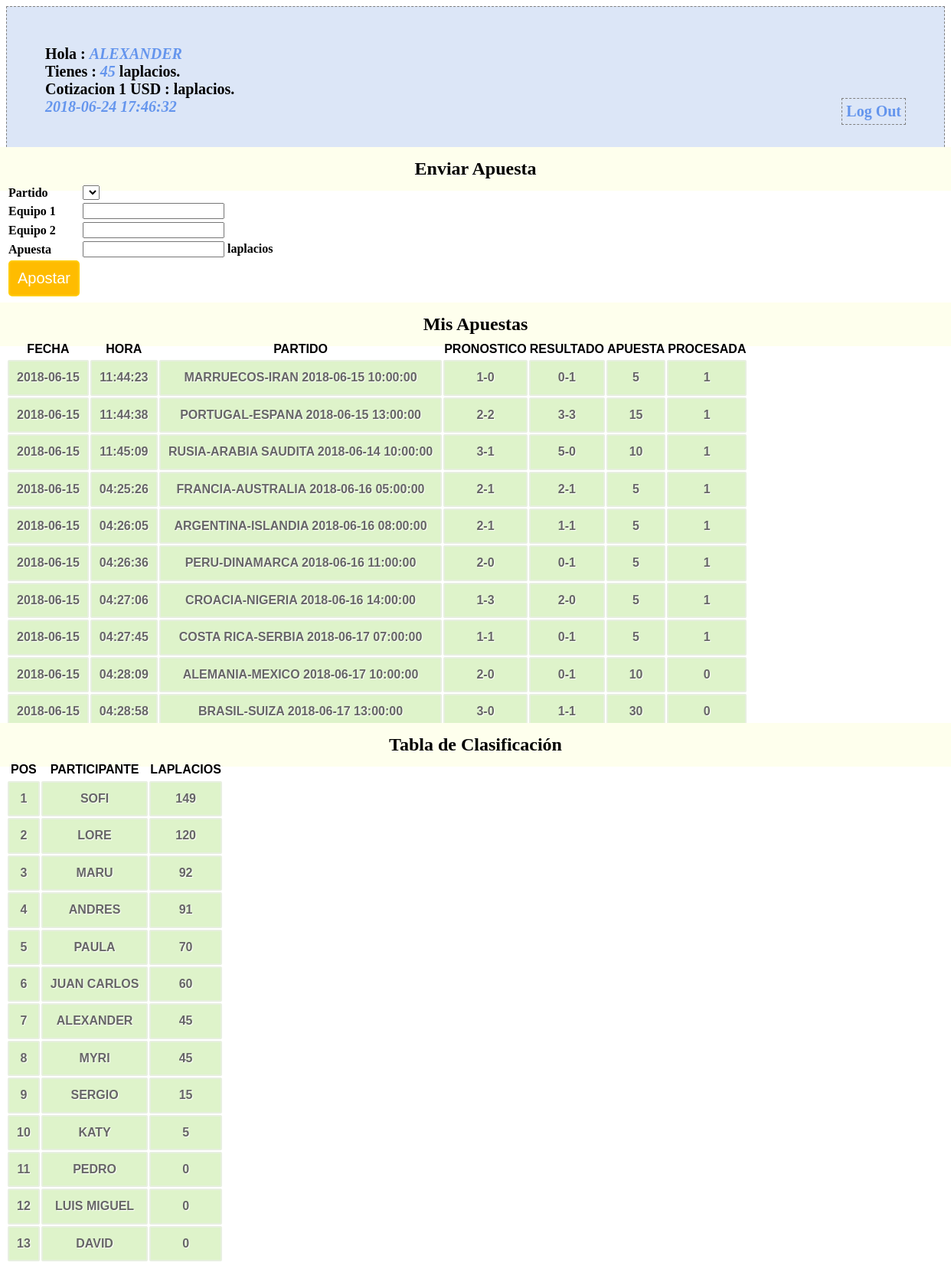
Page /profile.php (signed in) on the earlier database version.
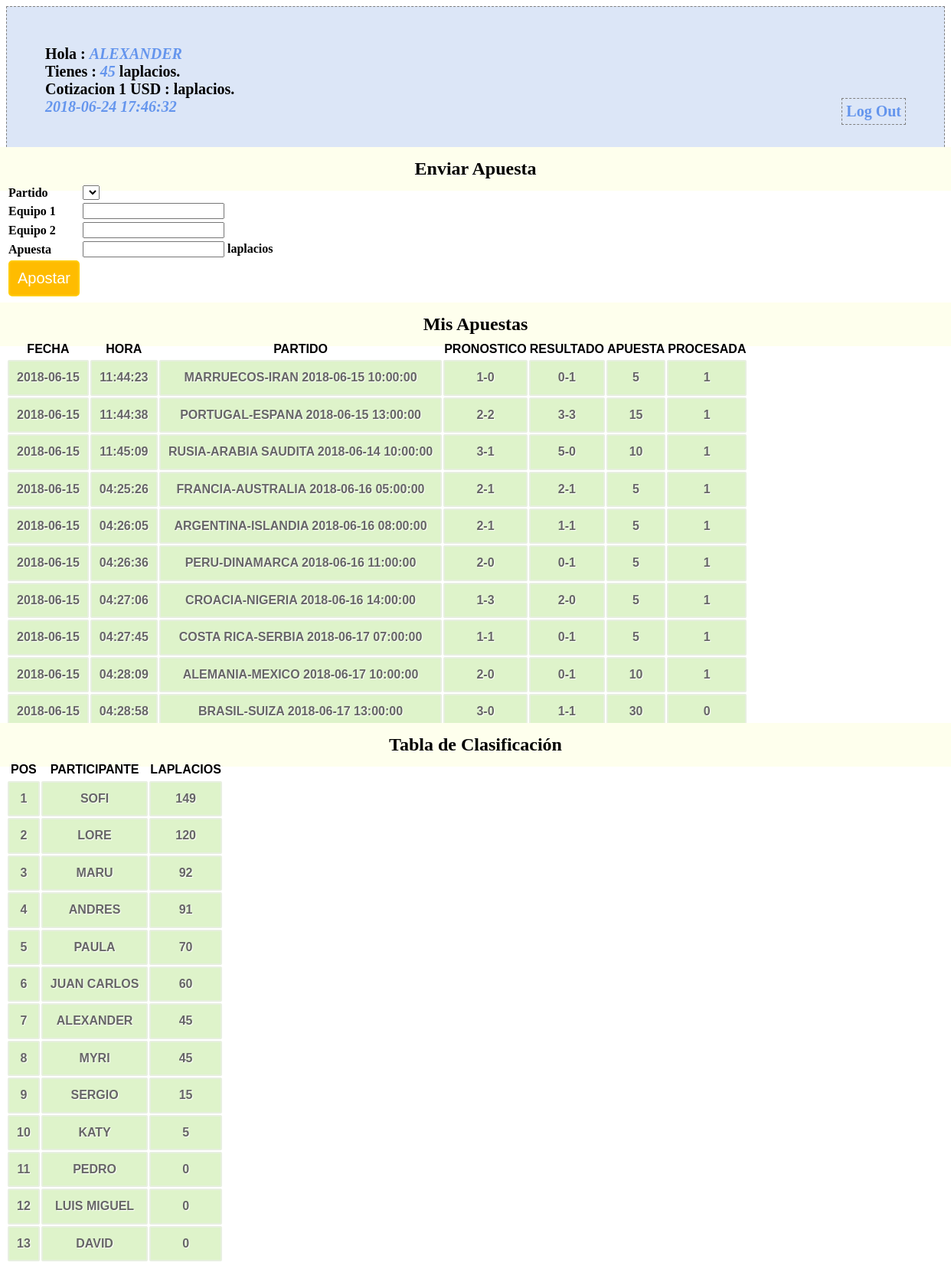
Same page on the later database version.
### tables this page shows
CREATE TABLE `participantes` (
  `id_participante` bigint(20) unsigned NOT NULL AUTO_INCREMENT COMMENT 'id participante',
  `nombre` varchar(60) NOT NULL COMMENT 'nombre participante',
  `saldo` int(11) NOT NULL COMMENT 'valor del saldo',
  `passwd` varchar(10) NOT NULL,
  PRIMARY KEY (`id_participante`),
  UNIQUE KEY `id_participante` (`id_participante`)
);

CREATE TABLE `apuestas` (
  `id_apuesta` bigint(20) unsigned NOT NULL AUTO_INCREMENT,
  `id_participante` bigint(20) NOT NULL,
  `id_partido` bigint(20) NOT NULL,
  `apuesta_equipo_1` int(11) NOT NULL,
  `apuesta_equipo_2` int(11) NOT NULL,
  `apuesta_valor` int(11) NOT NULL,
  `apuesta_fecha` date NOT NULL,
  `apuesta_hora` time NOT NULL,
  `procesada` tinyint(1) DEFAULT NULL,
  PRIMARY KEY (`id_apuesta`),
  UNIQUE KEY `id_apuesta` (`id_apuesta`)
);

CREATE TABLE `partidos` (
  `id_partido` bigint(20) unsigned NOT NULL AUTO_INCREMENT,
  `equipo_1` varchar(50) NOT NULL,
  `equipo_2` varchar(50) NOT NULL,
  `fecha` date NOT NULL,
  `hora` time NOT NULL,
  `resultado_equipo_1` int(11) DEFAULT NULL,
  `resultado_equipo_2` int(11) DEFAULT NULL,
  `revisado` tinyint(1) DEFAULT NULL,
  PRIMARY KEY (`id_partido`),
  UNIQUE KEY `id_partido` (`id_partido`)
);

### conn.php (called while the page is built, shortened)
<?php
$connection = mysql_connect("localhost", "laplacios2018", "");
$user_check=$_SESSION['login_user'];
$ses_sql=mysql_query("select id_participante,nombre,saldo from participantes where nombre='$user_check'", $connection);
$row = mysql_fetch_assoc($ses_sql);
$login_session =$row['nombre'];
$login_id = $row['id_participante'];
$login_saldo = $row['saldo'];
?>

### session.php (called while the page is built, shortened)
<?php
require_once('conn.php');
$current_date = date('Y-m-d');
$current_time = date('H:i:s');
$bets_query=mysql_query("select * from apuestas where id_participante='$login_id'");
$leader_query= mysql_query("select nombre,saldo from participantes order by saldo desc");
?>

### profile.php (the view, shortened to what this page needs)
<?php
include('session.php');
?>
<!DOCTYPE html>
<html>
<head>
<link href="style.css" rel="stylesheet" type="text/css">
</head>
<body>
<div id="profile">
<b id="welcome">Hola : <i><?php echo $login_session;?></i></b><br/>
<b>Tienes : <i><?php echo $login_saldo;?></i> laplacios.</b><br/>
<b>Cotizacion 1 USD : <i><?php echo $total_banco_prev_row[4];?></i> laplacios.</b><br/>
<b><i><?php echo $current_date.' '.$current_time; ?></i>
<b id="logout"><a href="logout.php">Log Out</a></b>
</div>
<div>
  <h2>Enviar Apuesta</h2>
  <form id="form" name="form" method="post" action="">
  <table>
    <tr>
      <td>Partido</td>
      <td>
        <select name="id_partido">
          <?php
          echo "</select>";
          ?>
      </td>
    </tr>
    <tr>
      <td>Equipo 1</td>
      <td><input id="number" min="0" step="1" type="number" name="apuesta_equipo_1" /></td>
    </tr>
    <tr>
      <td>Equipo 2</td>
      <td><input id="number" min="0" step="1" type="number" name="apuesta_equipo_2" /></td>
    </tr>
    <tr>
      <td>Apuesta</td>
      <td><input id="number" min="0" step="1" type="number" name="apuesta_valor" /> laplacios</td>
    </tr>
    <tr>
      <td><input type="submit" name="submit" id="submit" value="Apostar" /></td>
    </tr>
  </table>
  </form>
</div>
<div class="">
  <h2>Mis Apuestas</h2>
  <table class="table1">
    <thead>
      <tr>
        <th>FECHA</th>
        <th>HORA</th>
        <th>PARTIDO</th>
        <th>PRONOSTICO</th>
        <th>RESULTADO</th>
        <th>APUESTA</th>
        <th>PROCESADA</th>
      </tr>
    </thead>
    <tbody>
    <?php
      while($bet = mysql_fetch_array($bets_query)){
        $g_query = mysql_query("select * from partidos where id_partido='$bet[2]'");
        $g_row = mysql_fetch_array($g_query);
        $match = $g_row[1].'-'.$g_row[2].' '.$g_row[3].' '.$g_row[4];
        $pron = $bet[3].'-'.$bet[4];
        $resultado = $g_row[5].'-'.$g_row[6];
        echo '<tr><td>'.$bet[6].'</td>'.'<td>'.$bet[7].'</td>'.'<td>'.$match.'</td>'.'<td>'.$pron.'</td><td>'.$resultado.'</td><td>'.$bet[5].'</td><td>'.$bet[8].'</td></tr>';
      }
    ?>
    </tbody>
  </table>
</div>
<div class="">
  <h2>Tabla de Clasificación</h2>
  <table class="table1">
    <thead>
      <tr>
        <th>POS</th>
        <th>PARTICIPANTE</th>
        <th>LAPLACIOS</th>
      </tr>
    </thead>
    <tbody>
      <?php
      $indice=1;
      while ($participant = mysql_fetch_array($leader_query)){
        echo '<tr><td>'.$indice.'</td><td>'.$participant[0].'</td><td>'.$participant[1].'</td></tr>';
        $indice = $indice+1;
      }
      ?>
    </tbody>
  </table>
</div>
</body>

### style.css (style rules this page uses)
h2 { background-color:#FEFFED; text-align:center; border-radius:10px 10px 0 0; margin:-10px -40px; padding:15px }
input[type=submit] { width:100%; background-color:#FFBC00; color:#fff; border:2px solid #FFCB00; padding:10px; font-size:20px; cursor:pointer; border-radius:5px; margin-bottom:15px }
#profile { padding:50px; border:1px dashed grey; font-size:20px; background-color:#DCE6F7 }
#logout { float:right; padding:5px; border:dashed 1px gray }
a { text-decoration:none; color:#6495ed }
i { color:#6495ed }
table.table1 { font-family: "Trebuchet MS", sans-serif; font-size: 16px; font-weight: bold; line-height: 1.4em; font-style: normal; border-collapse:separate; }
.table1 tbody td { padding:10px; text-align:center; background-color:#DEF3CA; border: 2px solid #E7EFE0; -moz-border-radius:2px; -webkit-border-radius:2px; border-radius:2px; color:#666; text-shadow:1px 1px 1px #fff; }

Differences in the rows shown:
changed apuestas "ALEMANIA-MEXICO 2018-06-17 10:00:00": procesada "0" → "1"
